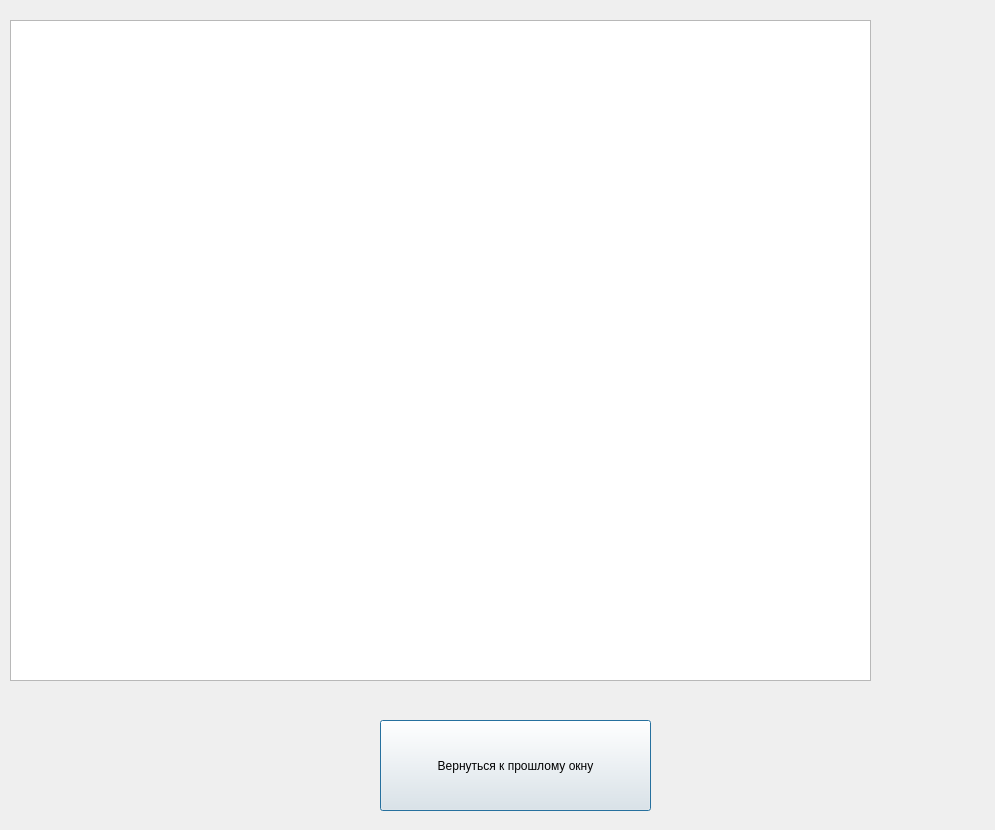
<?xml version="1.0" encoding="UTF-8"?>
<ui version="4.0">
 <class>Dialog</class>
 <widget class="QDialog" name="Dialog">
  <property name="geometry">
   <rect>
    <x>0</x>
    <y>0</y>
    <width>995</width>
    <height>830</height>
   </rect>
  </property>
  <property name="windowTitle">
   <string>Dialog</string>
  </property>
  <widget class="QTableView" name="tableView2">
   <property name="geometry">
    <rect>
     <x>10</x>
     <y>20</y>
     <width>861</width>
     <height>661</height>
    </rect>
   </property>
  </widget>
  <widget class="QPushButton" name="pushButton7">
   <property name="geometry">
    <rect>
     <x>380</x>
     <y>720</y>
     <width>271</width>
     <height>91</height>
    </rect>
   </property>
   <property name="text">
    <string>Вернуться к прошлому окну</string>
   </property>
  </widget>
 </widget>
 <resources/>
 <connections/>
</ui>
